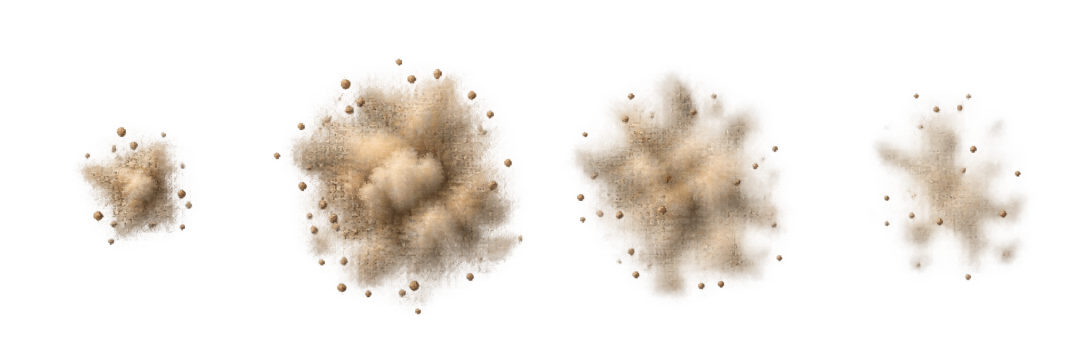
#> input picture source-art/fx-dust.png, 2172 x 724 px (shown at 1/2 size); its folder holds only this picture in this run
$ python prepare_art.py
#> lines starting #> are read from the running program, lines starting #| are printed output that depends on the picture
"""Normalize AI-generated raster assets. This only slices, aligns and encodes images; it does not draw artwork."""
from pathlib import Path
from PIL import Image
import json

ROOT = Path(__file__).resolve().parent.parent
SOURCE = ROOT / 'source-art'
DEST = ROOT / 'public' / 'art'
DEST.mkdir(parents=True, exist_ok=True)
STRIPS = {'tank-red-drive': 4, 'tank-blue-drive': 4, 'fx-explosion': 6, 'fx-splash': 6, 'fx-muzzle': 4, 'fx-dust': 4}
report = []

def bbox(img):
    return img.getchannel('A').point(lambda a: 255 if a > 12 else 0).getbbox()

for path in sorted(SOURCE.glob('*.png')):
    name = path.stem
    img = Image.open(path)
#> img is the input picture: PIL image 2172x724 RGBA; mean R, G, B, A 51.9, 42.8, 34.1, 41
    if name in STRIPS:
        count = STRIPS[name]
        rgba = img.convert('RGBA')
        slots = [rgba.crop((round(i*img.width/count), 0, round((i+1)*img.width/count), img.height)) for i in range(count)]
#> slots = 4 items
        boxes = [bbox(slot) for slot in slots]
#> boxes = [(151, 254, 385, 491), (4, 117, 506, 629), (51, 138, 490, 604), (112, 186, 429, 561)]
        if any(box is None for box in boxes):
            raise ValueError(f'Empty animation frame: {name}')
        # One shared scale for the complete strip. Unit frames share the same center anchor.
        content_width = max(box[2]-box[0] for box in boxes)
#> content_width = 502
        content_height = max(box[3]-box[1] for box in boxes)
#> content_height = 512
        size = 192 if name.startswith('tank') else 160
        scale = min((size-16)/content_width, (size-16)/content_height)
#> scale = 0.281
        sheet = Image.new('RGBA', (size*count,size))
#> sheet: PIL image 640x160 RGBA; every value is 0
        for i, (slot, box) in enumerate(zip(slots,boxes)):
            if name.startswith('tank'):
                content = slot.crop(box)
                frame = content.resize((round(content.width*scale),round(content.height*scale)), Image.Resampling.NEAREST)
                offset = ((size-frame.width)//2, (size-frame.height)//2)
            else:
                # Effects must grow over time, so do not scale individual frames up to a common size.
                # The original fixed slot center and common crop bounds preserve changing effect size.
                union = (min(b[0] for b in boxes), min(b[1] for b in boxes), max(b[2] for b in boxes), max(b[3] for b in boxes))
                content = slot.crop(union)
                scale_fx = min((size-12)/content.width,(size-12)/content.height)
                frame = content.resize((round(content.width*scale_fx),round(content.height*scale_fx)),Image.Resampling.NEAREST)
                offset = ((size-frame.width)//2, (size-frame.height)//2)
            sheet.alpha_composite(frame, (size*i+offset[0],offset[1]))
#> this loop made 4 passes
#> pass 1, `content = slot.crop(union)`:
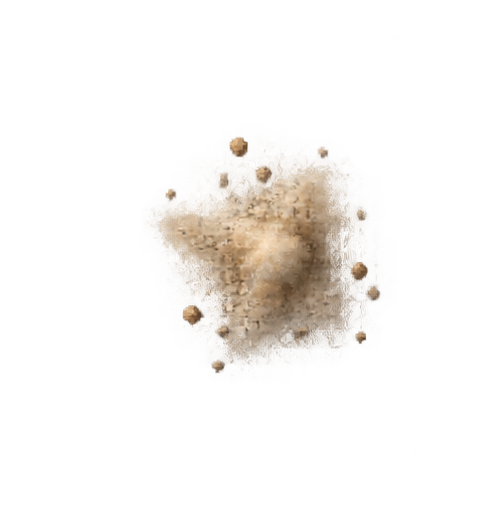
#> content: PIL image 502x512 RGBA; mean R, G, B, A 26.9, 22.1, 16.5, 21.2; transparent parts drawn white
#> pass 2, `content = slot.crop(union)`:
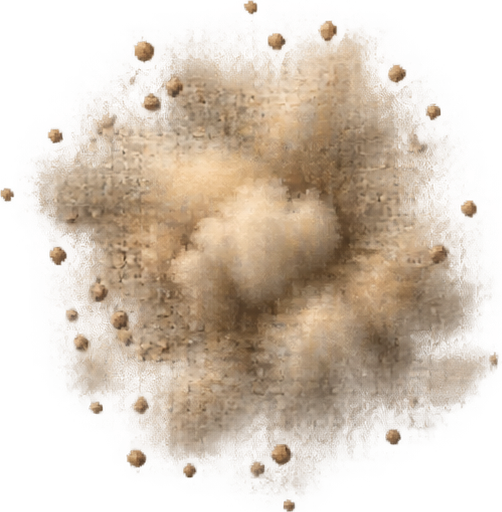
#> content: PIL image 502x512 RGBA; mean R, G, B, A 120.2, 97, 74.7, 114.5; transparent parts drawn white
#> pass 2, `frame = content.resize((round(content.width*scale_fx),round(content.he..`:
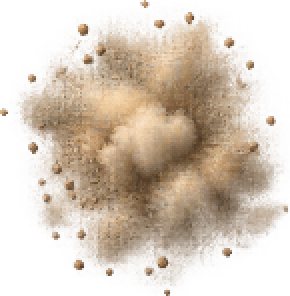
#> frame: PIL image 145x148 RGBA (shown 2 times larger); mean R, G, B, A 119.9, 97, 74.7, 114.5; transparent parts drawn white
#> after the loop:
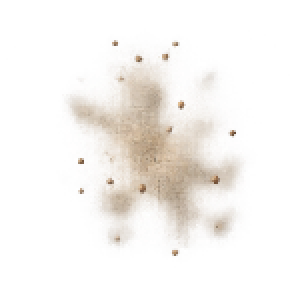
#> frame: PIL image 145x148 RGBA (shown 2 times larger); mean R, G, B, A 61.5, 52.3, 43.3, 29.2; transparent parts drawn white
#> after the loop:
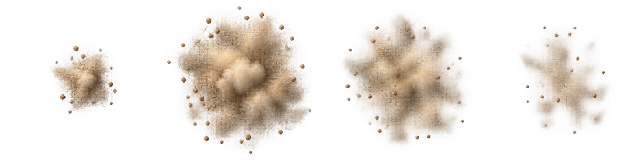
#> sheet: PIL image 640x160 RGBA; mean R, G, B, A 66.4, 54.9, 43.7, 52.5; transparent parts drawn white
        sheet.save(DEST / f'{name}.webp', lossless=True, method=6)
        if name.startswith('tank'):
            # Use the same seed as the loop's first frame to avoid an idle-to-moving model pop.
            sheet.crop((0,0,size,size)).save(DEST / f'{name.removesuffix("-drive")}.webp', lossless=True,method=6)
        report.append({'name':name,'frames':count,'frameSize':size,'boxes':boxes})
    elif name.startswith('tank'):
        continue
    elif name.startswith('ship') or name in ('fx-wake', 'fx-shell'):
        rgba=img.convert('RGBA')
        content=rgba.crop(bbox(rgba))
        size=192
        ratio=min((size-12)/content.width,(size-12)/content.height)
        frame=content.resize((round(content.width*ratio),round(content.height*ratio)),Image.Resampling.NEAREST)
        normalized=Image.new('RGBA',(size,size))
        normalized.alpha_composite(frame,((size-frame.width)//2,(size-frame.height)//2))
        normalized.save(DEST/f'{name}.webp',lossless=True,method=6)
    else:
        target = (1536,1024) if name.startswith('scene') else (640,640)
        img.convert('RGB').resize(target,Image.Resampling.LANCZOS).save(DEST/f'{name}.webp',quality=90,method=6)

(ROOT/'source-art'/'normalization-report.json').write_text(json.dumps(report,indent=2),encoding='utf8')
manifest=[]
for path in sorted(DEST.glob('*.webp')):
    img=Image.open(path)
    manifest.append({'file':path.name,'width':img.width,'height':img.height,'bytes':path.stat().st_size,
        'frames':STRIPS.get(path.stem,1),'source':'source-art/'+(path.stem+'-drive' if path.stem in ('tank-red','tank-blue') else path.stem)+'.png'})
    print(f'{path.name}: {img.width}x{img.height}, {path.stat().st_size//1024} KiB')
(DEST/'manifest.json').write_text(json.dumps({'generator':'ChatGPT built-in imagegen','assets':manifest},indent=2),encoding='utf8')

$ run again, on source-art/fx-splash.png
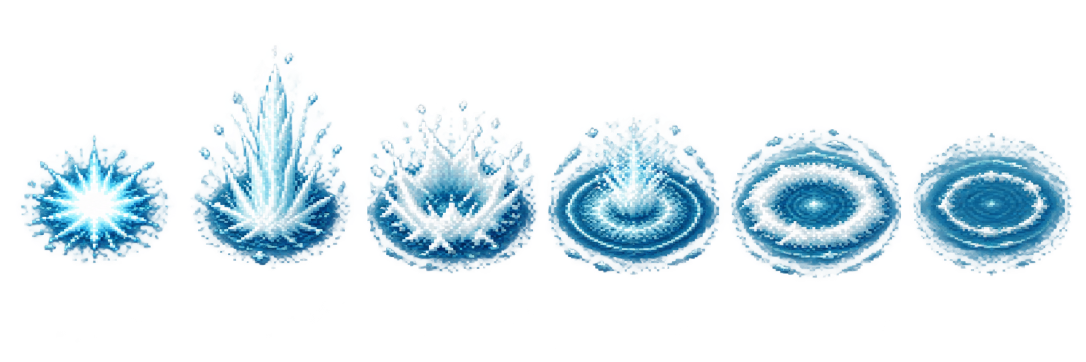
#> input picture source-art/fx-splash.png, 2172 x 724 px (shown at 1/2 size)
#> img is the input picture: PIL image 2172x724 RGBA; mean R, G, B, A 28.9, 50.7, 62.6, 50.7
#> slots = 6 items
#> boxes = [(41, 269, 341, 527), (19, 91, 339, 538), (10, 201, 352, 547), (9, 234, 353, 550), (14, 257, 355, 556), (16, 265, 335, 552)]
#> content_width = 344
#> content_height = 447
#> scale = 0.322
#> the loop `for i, (slot, box) in enumerate(zip(slots,boxes)):` made 6 passes
#> after the loop `for i, (slot, box) in enumerate(zip(slots,boxes)):`:
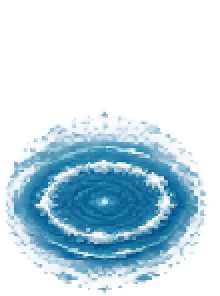
#> frame: PIL image 110x148 RGBA (shown 2 times larger); mean R, G, B, A 20.3, 56.7, 77.1, 73.4; transparent parts drawn white
#> after the loop `for i, (slot, box) in enumerate(zip(slots,boxes)):`:
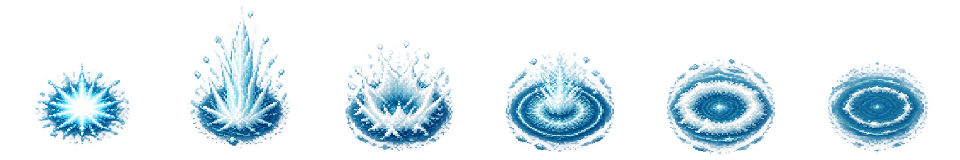
#> sheet: PIL image 960x160 RGBA; mean R, G, B, A 29.9, 52.2, 64.1, 52.6; transparent parts drawn white

$ run again, on source-art/fx-explosion.png
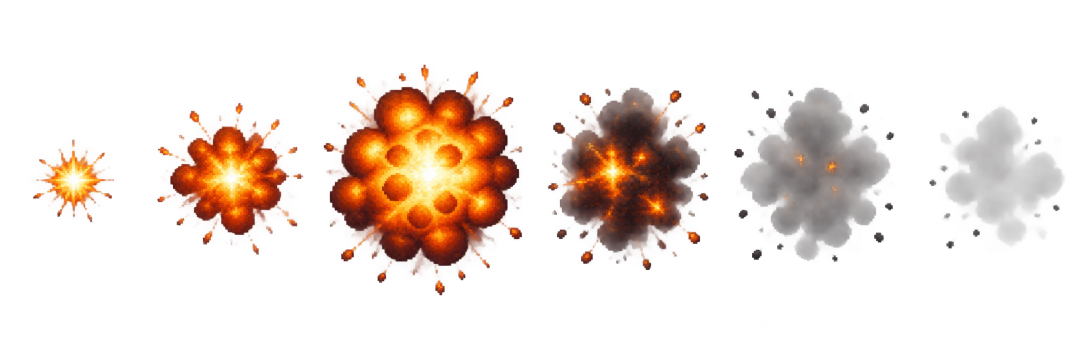
#> input picture source-art/fx-explosion.png, 2172 x 724 px (shown at 1/2 size)
#> img is the input picture: PIL image 2172x724 RGBA; mean R, G, B, A 33.9, 15.8, 7.2, 37.9
#> slots = 6 items
#> boxes = [(65, 269, 362, 452), (0, 153, 362, 523), (0, 129, 322, 591), (9, 175, 332, 540), (20, 175, 341, 524), (48, 213, 320, 497)]
#> content_width = 362
#> content_height = 462
#> scale = 0.312
#> the loop `for i, (slot, box) in enumerate(zip(slots,boxes)):` made 6 passes
#> after the loop `for i, (slot, box) in enumerate(zip(slots,boxes)):`:
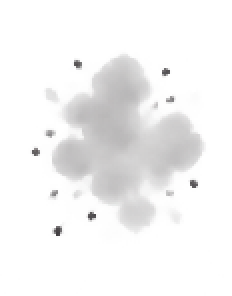
#> frame: PIL image 116x148 RGBA (shown 2 times larger); mean R, G, B, A 13.2, 11.9, 12.4, 14; transparent parts drawn white
#> after the loop `for i, (slot, box) in enumerate(zip(slots,boxes)):`:
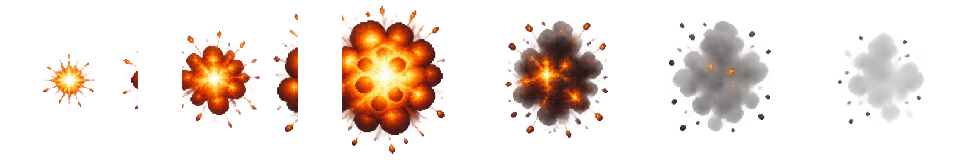
#> sheet: PIL image 960x160 RGBA; mean R, G, B, A 35.7, 16.5, 7.6, 39.8; transparent parts drawn white
